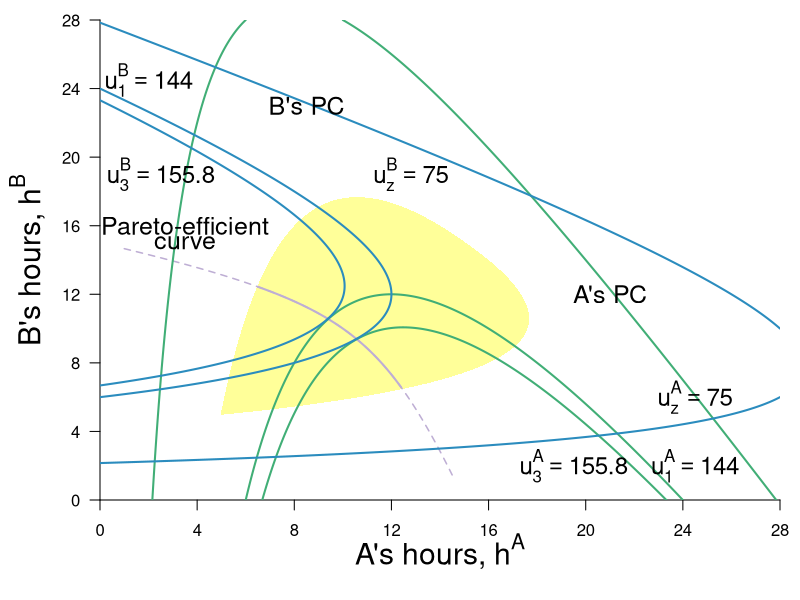

Here is the R script that generated this plot:
require(shape)
pdf(file = "coordination_failures/coord_fallback_pareto_75.pdf", width = 9, height = 7)

#Set parameters for graphics
pointsize <- 1.8
axislabelsize <- 1.8
labelsize <- 1.5
namesize <- 1.8
annotatesize <- 1.5
graphlinewidth <- 2
segmentlinewidth <- 1.5

COL <- c("#7fc97f", "#beaed4", "#fdc086", "#ffff99", "#386cb0", "#f0027f", "#bf5b17", "#666666")
COLA <- c("#99d8c9","#66c2a4","#41ae76", "#238b45", "#005824")
COLB <- c("#4eb3d3", "#2b8cbe", "#0868ac","#084081")

par(mar =  c(5, 5, 1, 1))

uA <- function(ea, eb, alpha = 30, beta = 1/2) {
  (alpha - beta*(ea+eb))*ea - 0.5*(ea)^2
}

uB <- function(ea, eb, alpha = 30, beta = 1/2) {
  (alpha - beta*(ea+eb))*eb - 0.5*(eb)^2
}

brfB <- function(ea, alpha = 30, beta = 1/2) {
  (alpha - beta*ea)/(1 + 2*beta)
}



brfA <- function(ea, alpha = 30, beta = 1/2) {
  (alpha - ea*(1 + 2*beta))/(beta)
}

brfPE <- function(ea, alpha = 30, beta = 1/8) {
  alpha*(1 - beta*ea)
}

hANE <- function(alpha, beta = 1/2){
  alpha/(1 + 3*beta)
}

hApEff <- function(alpha, beta = 1/2){
  alpha/(2 + 4*beta)
}

hApEff2 <- function(alpha, beta = 1/2){
  alpha/(1 + 4*beta)
}

intercept1 <- function(alpha, beta = 1/2){
  alpha/(1 + 2*beta)
}

PEC <- function(ea, alpha = 30, beta = 1/2){
  a = beta*(1+2*beta);
  b = -alpha*(1+3*beta)+(1+2*beta)^2*ea;
  c = alpha^2 - alpha*(1+3*beta)*ea+ beta*(1+2*beta)*ea^2
  delta = b^2-4*a*c
  return((-b-sqrt(delta))/(2*a))
}

indiffA <- function(ea, alpha = 30, beta = 1/2, uA = 144) {
  (alpha*ea - beta*(ea)^2 - 0.5*(ea)^2 - uA)/(beta*ea)
}

indiffBroot1 <- function(ea, alpha = 30, beta = 30, uB = 144){
  (-sqrt(alpha^2 - 2*alpha*beta*ea + beta^2*ea^2 - 4*beta*uB - 2*uB) + alpha - beta*ea)/(2*beta + 1)
}

indiffBroot2 <- function(ea, alpha = 30, beta = 30, uB = 144){
  (sqrt(alpha^2 - 2*alpha*beta*ea + beta^2*ea^2 - 4*beta*uB - 2*uB) + alpha - beta*ea)/(2*beta + 1)
}


xlims <- c(0, 28)
ylims <- c(0, 28)

npts <- 501 
x <- seq(xlims[1], xlims[2], length.out = npts)
y <- seq(ylims[1], ylims[2], length.out = npts) 
a <- c(60, 
       uA(hANE(alpha = 30, beta = 1/2), hANE(alpha = 30, beta = 1/2)),
       #uA(hApEff2(alpha = 30, beta = 1/2), hApEff2(alpha = 30, beta = 1/2)),
       155.8)
b <- c(60, 
       uA(hANE(alpha = 30, beta = 1/2),hANE(alpha = 30, beta = 1/2)), 
       #uB(hApEff2(alpha = 30, beta = 1/2), hApEff2(alpha = 30, beta = 1/2)), 
       155.8)

plot(0, 0, xlim = xlims, ylim = ylims, type = "n",
     xlab = expression(paste("")),
     ylab = expression(paste("")), 
     xaxt = "n", 
     yaxt = "n", 
     cex.lab = axislabelsize, 
     bty = "n",
     xaxs="i", 
     yaxs="i")


# ticksy <- c(ylims[1], ylims[2])
# ylabels <- c(NA, NA)
# ticksx <- c(xlims[1], xlims[2])
# xlabels <- c(NA, NA)
ticksy <- seq(ylims[1], ylims[2], 4)
ylabels <- seq(ylims[1], ylims[2], 4)
ticksx <- seq(xlims[1], xlims[2], 4)
xlabels <- seq(xlims[1], xlims[2], 4)


axis(1, at = ticksx,  pos = 0, labels = xlabels)
#text(x = c(0, hApEff2(alpha = 30), hANE(alpha = 30), intercept1(alpha = 30), xlims[2]), par("usr")[3] - 0.4, labels = xlabels, srt = 0, pos = 1, xpd = TRUE)

axis(2, at = ticksy, pos = 0, labels = ylabels, las = 1)

npts <- 500 
xx1 <- seq(xlims[1], xlims[2], length.out = npts)
xx2 <- seq(8.05, 11.55, length.out = npts)

#Polygon for the P-Improving Lens
#xpoly1 <- seq(from = 6.3, to = 13.65, length.out = 500)
xpoly1 <- seq(from = 5, to = 14.2, length.out = 500)
ypoly1 <- indiffA(xpoly1, uA = 112, alpha = 30, beta = 1/2)
ypoly2 <- indiffBroot1(xpoly1, uB = 112, alpha = 30, beta = 1/2)
polygon(x = c(xpoly1, rev(xpoly1)), y = c(ypoly1, rev(ypoly2)), col = COL[4], density = NULL, border = NA)

xpoly1 <- seq(from = 14.2, to = 17.65, length.out = 500)
ypoly1 <- indiffBroot2(xpoly1, uB = 112, alpha = 30, beta = 1/2)
ypoly2 <- indiffBroot1(xpoly1, uB = 112, alpha = 30, beta = 1/2)
polygon(x = c(xpoly1, rev(xpoly1)), y = c(ypoly1, rev(ypoly2)), col = COL[4], density = NULL, border = NA)

#xx2 <- seq(8.05, 11.55, length.out = npts)
xx2 <- seq(1, 14.5, length.out = npts)
xx3 <- seq(6.5, 12.4, length.out = npts)

#Pareto-efficient curve line
lines(xx2, PEC(xx2, alpha = 30, beta = 1/2), col = COL[2], lty = 2, lwd = segmentlinewidth)
lines(xx3, PEC(xx3, alpha = 30, beta = 1/2), col = COL[2], lwd = graphlinewidth)

contour(y, x,
        outer(x, y, uA),
        drawlabels = FALSE,
        col = COLA[3],
        lwd = graphlinewidth,
        levels = a,
        xaxs="i",
        yaxs="i",
        add = TRUE)

text(0.5*xlims[2], -3, expression(paste("A's hours, ", h^A)), xpd = TRUE, cex = axislabelsize)
text(-3, 0.5*ylims[2], expression(paste("B's hours, ", h^B)), xpd = TRUE, cex = axislabelsize, srt = 90)

contour(x, y,
        outer(x, y, uB),
        drawlabels = FALSE,
        col = COLB[2],
        lwd = graphlinewidth,
        levels = b,
        add = TRUE
)

text(3.5, 16, expression("Pareto-efficient"), cex = annotatesize)
text(3.5, 15, expression("curve"), cex = annotatesize)
#Arrows(5.7, 10, 9.6, 10, col = "black", lty = 1, lwd = 2, arr.type = "triangle", arr.lwd = 0.5)

# text(11.1, 3.5, expression("Pareto-improving"), cex = annotatesize)
# text(11.1, 3, expression("lens"), cex = annotatesize)
# Arrows(11.1, 3.8, 11.1, 10.8, col = "black", lty = 1, lwd = 2, arr.type = "triangle", arr.lwd = 0.5)

#Label the indifference curves for A
# text(3.5, 0.8, expression(u[z]^A), cex = labelsize -.05)
# text(5.7, 0.8, expression(u[2]^A), cex = labelsize - 0.05)
# text(7.3, 0.8, expression(u[3]^A), cex = labelsize - 0.05)

text(24.5, 6, expression(u[z]^A == 75), xpd= TRUE, cex = labelsize -.05)
text(24.5, 2, expression(u[1]^A == 144), xpd = TRUE,  cex = labelsize - 0.05)
text(19.5, 2, expression(u[3]^A == 155.8),xpd = TRUE, cex = labelsize - 0.05)

text(21, 12, expression(paste("A's PC")), xpd = TRUE, cex = annotatesize)

#Label the indifference curves for B

text(12.8, 19, expression(u[z]^B  == 75), xpd = TRUE, cex = labelsize - 0.05)
text(2, 24.5, expression(u[1]^B == 144),xpd = TRUE,cex = labelsize - 0.05)
text(2.5, 19, expression(u[3]^B == 155.8),xpd = TRUE, cex = labelsize - 0.05)

text(8.5, 23, expression(paste("B's PC")), xpd = TRUE, cex = annotatesize)

dev.off()
